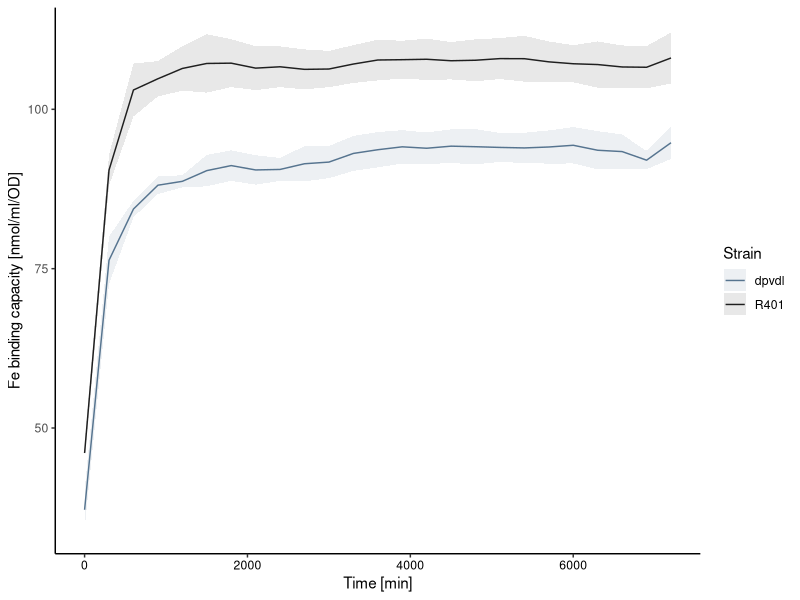
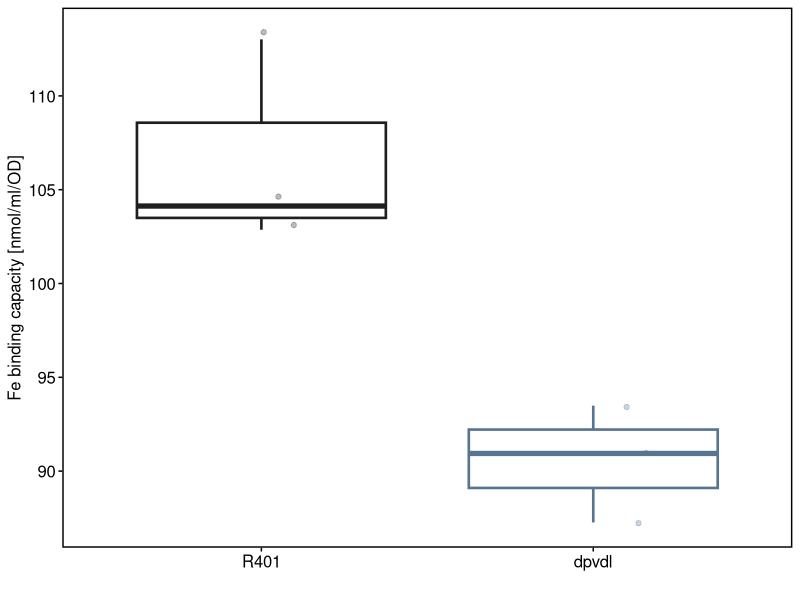

Write R code to recreate these figures, in order. (Note: this script raises an error after producing the figures.)

## load libraries
library(tidyverse)

##clean environment
rm(list = ls())

colors<-c("R401" = "#1F1F1F", "dpvdl"="#577590")




##load data file
read_tsv("F4F_data.txt")->data
read_tsv("F4F_setup.txt")->setup
read_tsv("F4F_ODs.txt")->ODs

str_c(setup$Row, setup$Column)->setup$Well
left_join(data, setup)->data
left_join(data, ODs)->data

filter(data, Strain=="empty")->empty

empty %>% 
  group_by(Time) %>% 
  summarise(empty=mean(Mean))->empty


data %>% 
  group_by(Time, Strain, OD, Bio, Dilution) %>% 
  summarise(mean=mean(Mean))->data


left_join(data, empty)->data


#normalize 
#	2 * (%siderophore_activity)/((input_volume)/(OD600))	== Fe_binding capacity (nmol/ml/OD)

# %siderophore_activity = (value- blank) / blank 
#input volume (2)
(2*((data$empty-data$mean)/data$empty))/((0.025*data$Dilution)/data$OD)->data$Sid_activity


###over time
data %>% 
  group_by(Time, Strain, Dilution) %>% 
  filter(Strain=="R401"|Strain=="dpvdl") %>% 
  summarise(mean=mean(Sid_activity), sd=sd(Sid_activity))->data_kin


filter(data_kin, Dilution == 1)->data_kin1
filter(data_kin, Dilution == 5)->data_kin5
filter(data_kin, Dilution == 10)->data_kin10

ggplot(data_kin1) + 
  #geom_point(alpha = 0.4)+
  geom_line(aes(x = Time, y = mean, color=Strain))+
  geom_ribbon(aes(x = Time, y = mean,  fill=Strain, ymin = mean - sd/sqrt(3), ymax = mean + sd/sqrt(3)), alpha=0.1) +
  #stat_summary(fun.data = mean_sdl, fun.args = list(mult = 1), aes())+
  theme(panel.background = element_rect(F))+
  theme(axis.line = element_line(T))+
  #geom_hline(yintercept = S782_halo_mean)+
  #scale_y_continuous(breaks = c(seq(0,20,5)),minor_breaks=NULL)+
  scale_color_manual(values=colors)+
  scale_fill_manual(values=colors)+
  theme(axis.text.x = element_text(color="Black"))+
  #theme(legend.position = "none")+ 
  #scale_color_manual(values=colors)+
  #scale_fill_manual(values=colors)+
  ylab("Fe binding capacity [nmol/ml/OD]")+
  xlab("Time [min]")
#ggsave("Sid_assay_hamD_overtime.pdf")








data %>% 
  filter(Time == "2400.3") %>% 
  filter(Strain=="R401"|Strain=="dpvdl") %>% 
  filter(Dilution==1)->data2
ggplot(data=data2, aes(x=Strain, y=Sid_activity))+
  #specify the plot
  geom_jitter(aes(color=Strain, fill=Strain), width = 0.2, alpha=0.3)+
  #  scale_shape_manual(values = c(1:4))+
  geom_boxplot(outlier.shape = NA, lwd=0.9, fill=NA, aes(color=Strain))+
  #  facet_wrap(vars(Dilution, Time), scales="free")+
  xlab("")+
  ylab("Fe binding capacity [nmol/ml/OD]")+
  #ggtitle("Halo width of R401(-mutant) on different lawn bacteria")+
  theme_bw()+
  theme(panel.grid.major = element_blank(),
        panel.grid.minor = element_blank(), 
        axis.ticks = element_line(colour = "black", size = 0.5),
        panel.border = element_rect(colour = 'black', size=1, fill = NA),
        axis.text=element_text(size=12, color= "black"),
        axis.text.x = element_text( size=12, color= "black"),
        axis.title=element_text(size=12), 
        legend.background=element_blank(),
        legend.key=element_blank(),
        legend.position="none",
        strip.background = element_rect(color="black", fill=NA, size=1, linetype="solid"),
        strip.text.x = element_text(size = 12, color = "black"))+
  scale_color_manual(values=colors)+
  scale_fill_manual(values=colors)+
  scale_x_discrete(limits=c("R401", "dpvdl"))+
  #scale_y_continuous(limits = c(0, 120))+
  NULL  

#ggsave("Siderophore_assay3_box_new.pdf", width=8, height=6, unit="cm")  

dunn <- kwAllPairsDunnTest(Sid_activity ~ as.factor(Strain), data=data2, p.adjust.method ="BH")
dunn
plot(dunn)

